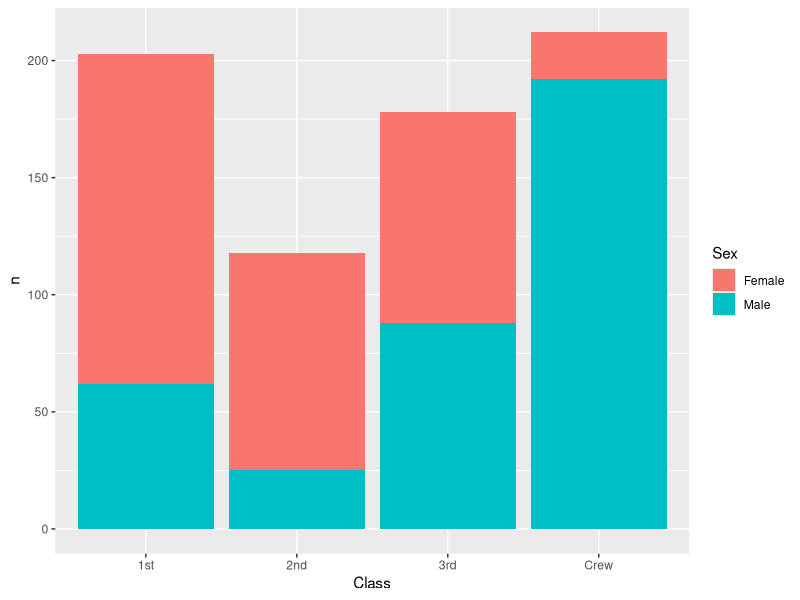
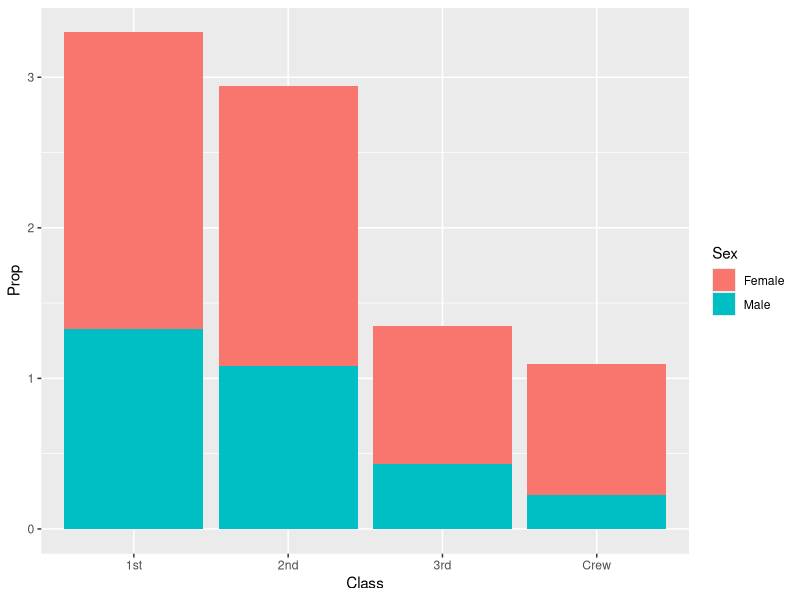
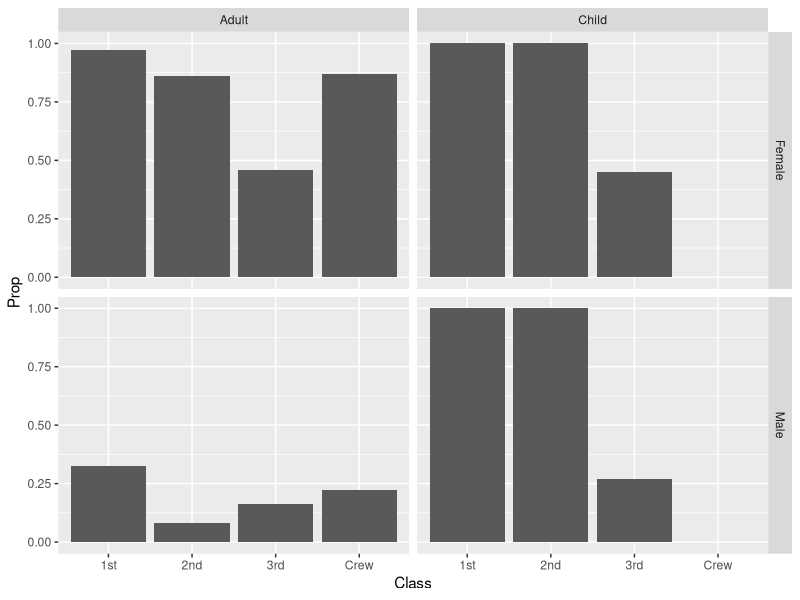

The R script that drew these images, in order:
## ---- chunk 1
library(tidyverse)

df_titanic <- as_tibble(Titanic)
## ---- chunk 2
## TASK: Perform a `glimpse` of df_titanic
df_titanic %>% glimpse()
df_titanic
## ---- chunk 3
## NOTE: No need to edit! We'll cover how to
## do this calculation in a later exercise.
df_titanic %>% summarize(total = sum(n))
## ---- chunk 4
## TASK: Visualize counts against `Class` and `Sex`
survived <- df_titanic %>% filter(Survived == "Yes")

survived %>%
  ggplot(aes(x = Class, y = n, fill = Sex)) +
  geom_col()
## ---- chunk 5
crew <- df_titanic %>% filter(Class == "Crew")
crew

women3 <- df_titanic %>% filter(Class == "3rd", Sex == "Female", Survived== "Yes")
women3

men3 <- df_titanic %>% filter(Class == "3rd", Sex == "Male", Survived== "Yes")
men3
#crew %>% summarize(total = sum(n))
## ---- chunk 6
## NOTE: No need to edit! We'll cover how to
## do this calculation in a later exercise.
df_prop <-
  df_titanic %>%
  group_by(Class, Sex, Age) %>%
  mutate(
    Total = sum(n),
    Prop = n / Total
  ) %>%
  ungroup()
df_prop
## ---- chunk 7
survived_prop <- df_prop %>% filter(Survived == "Yes")
survived_prop

survived_prop %>%
  ggplot(aes(x = Class, y = Prop, fill = Sex)) +
  geom_col()
## ---- chunk 8

survived_prop %>%
  ggplot(aes(x = Class, y = Prop)) +
  geom_col() +
  facet_grid(vars(Sex), vars(Age))
  
